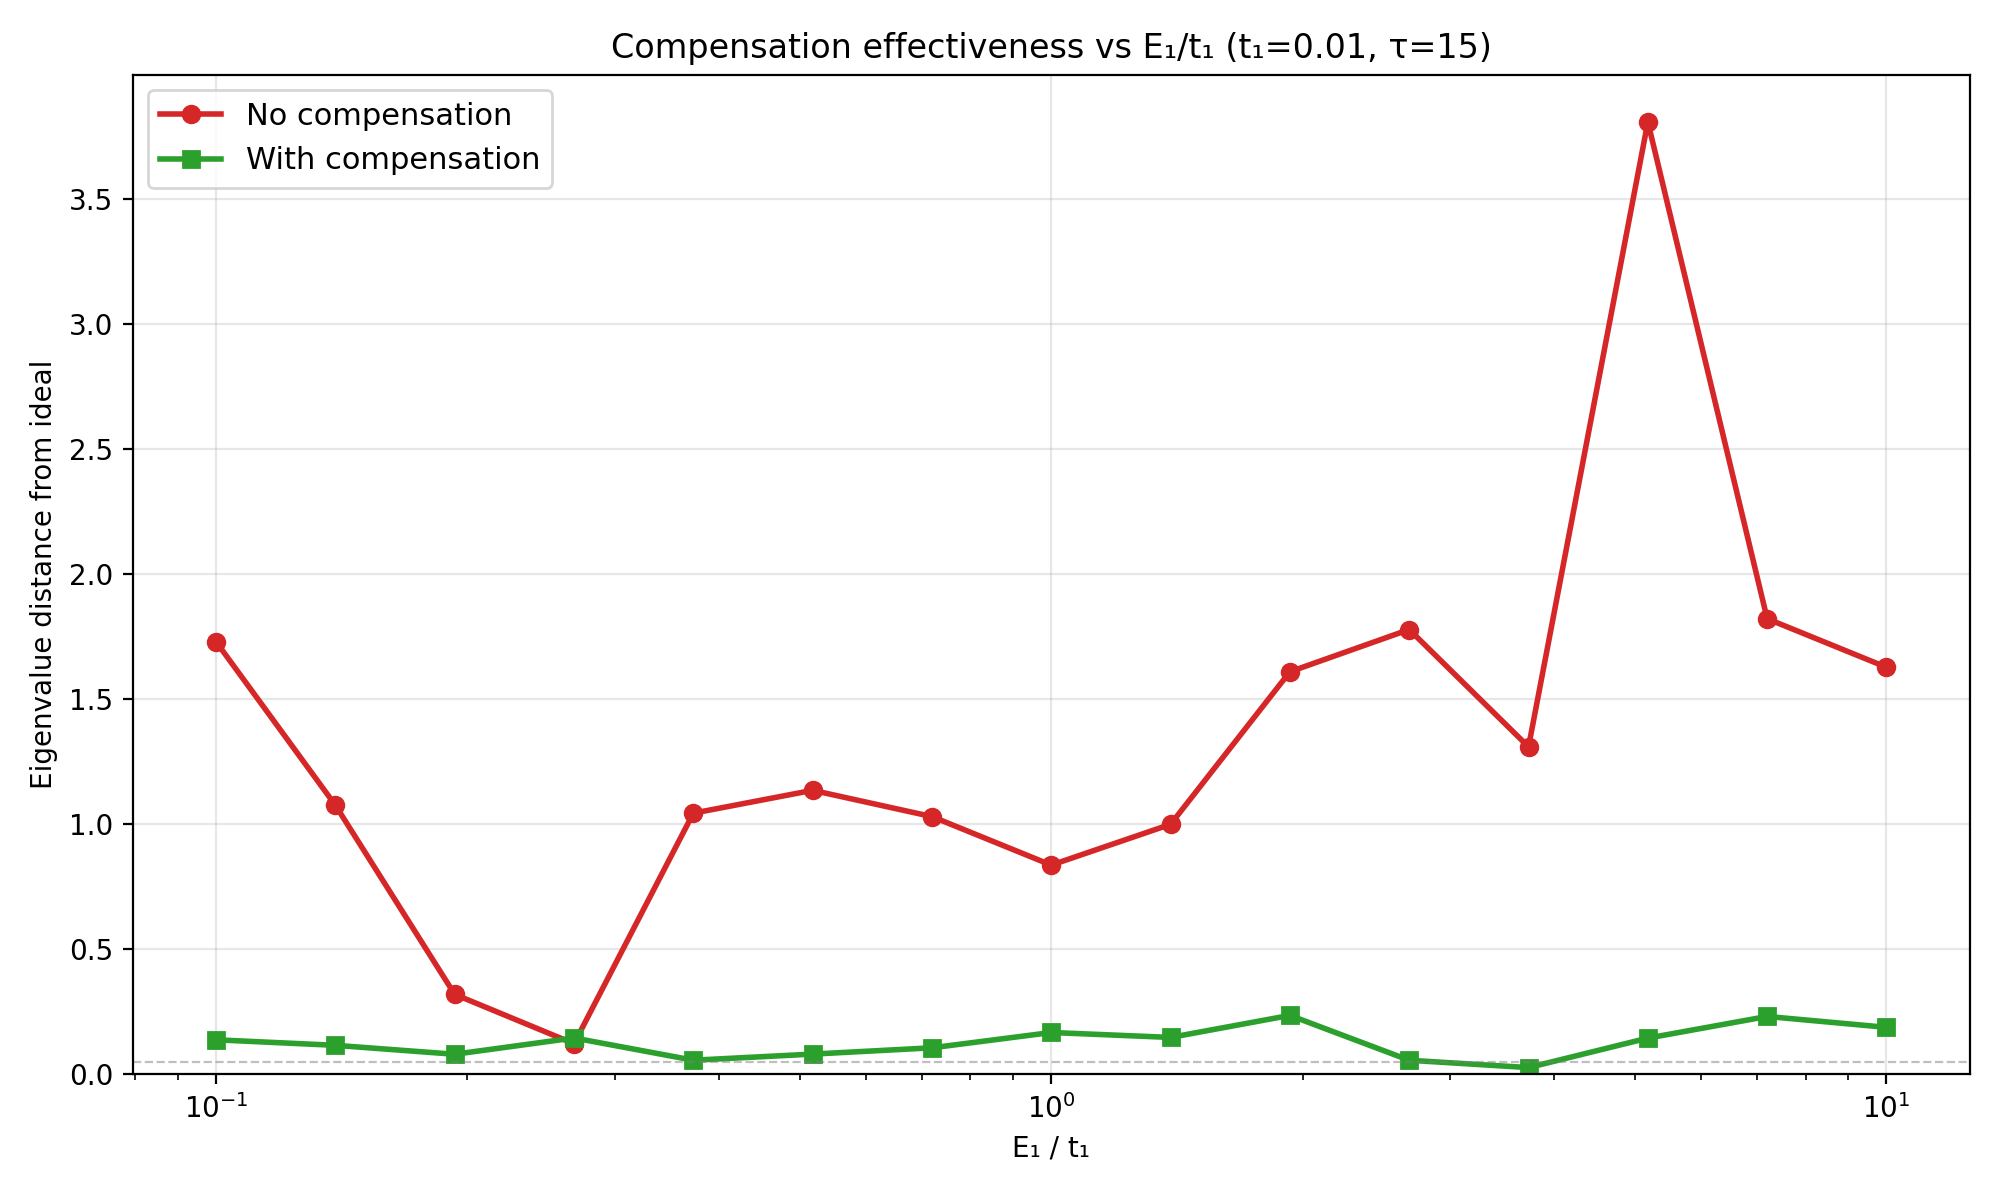

Here is the Python script that generated this plot:
#!/usr/bin/env python3
"""扫描 E₁ 范围，检验补偿方案是否普遍有效"""
import numpy as np
import matplotlib; matplotlib.use('Agg')
import matplotlib.pyplot as plt

pi = np.pi; tc = 0.3; E0 = 0.3
np.random.seed(42)

def quat_mul(p, q):
    a,b,c,d = p; e,f,g,h = q
    return np.array([a*e-b*f-c*g-d*h, a*f+b*e+c*h-d*g,
                     a*g-b*h+c*e+d*f, a*h+b*g-c*f+d*e])

def quat_to_mat2x2_c(q):
    a,b,c,d = q
    return np.array([[a+1j*b, c+1j*d], [-c+1j*d, a-1j*b]])

def propagate_step(X,Z,Y,W, tau_c, E1, t1, nps, step):
    dt = tau_c/nps
    for s in range(nps):
        t = s*dt; fr = 0.5*(1-np.cos(pi*t/tau_c)); ff = 0.5*(1+np.cos(pi*t/tau_c))
        if step==1: t2=tc*fr; t3=0; Ed=E0*ff; t1v=t1*fr
        elif step==2: t2=tc*ff; t3=tc*fr; Ed=0; t1v=t1*ff
        else: t2=0; t3=tc*ff; Ed=E0*fr; t1v=0
        A=np.array([0,(E1+t3)/2,t2/2,0]); D=np.array([0,(-E1+t3)/2,t2/2,0])
        B=np.array([abs(t1v)/2,0,0,Ed/2]); C=np.array([-abs(t1v)/2,0,0,Ed/2])
        k1X=dt*(quat_mul(A,X)+quat_mul(B,Z)); k1Z=dt*(quat_mul(C,X)+quat_mul(D,Z))
        k1Y=dt*(quat_mul(A,Y)+quat_mul(B,W)); k1W=dt*(quat_mul(C,Y)+quat_mul(D,W))
        Xh=X+0.5*k1X;Zh=Z+0.5*k1Z;Yh=Y+0.5*k1Y;Wh=W+0.5*k1W
        k2X=dt*(quat_mul(A,Xh)+quat_mul(B,Zh)); k2Z=dt*(quat_mul(C,Xh)+quat_mul(D,Zh))
        k2Y=dt*(quat_mul(A,Yh)+quat_mul(B,Wh)); k2W=dt*(quat_mul(C,Yh)+quat_mul(D,Wh))
        Xh=X+0.5*k2X;Zh=Z+0.5*k2Z;Yh=Y+0.5*k2Y;Wh=W+0.5*k2W
        k3X=dt*(quat_mul(A,Xh)+quat_mul(B,Zh)); k3Z=dt*(quat_mul(C,Xh)+quat_mul(D,Zh))
        k3Y=dt*(quat_mul(A,Yh)+quat_mul(B,Wh)); k3W=dt*(quat_mul(C,Yh)+quat_mul(D,Wh))
        Xh=X+k3X;Zh=Z+k3Z;Yh=Y+k3Y;Wh=W+k3W
        k4X=dt*(quat_mul(A,Xh)+quat_mul(B,Zh)); k4Z=dt*(quat_mul(C,Xh)+quat_mul(D,Zh))
        k4Y=dt*(quat_mul(A,Yh)+quat_mul(B,Wh)); k4W=dt*(quat_mul(C,Yh)+quat_mul(D,Wh))
        X+=(k1X+2*k2X+2*k3X+k4X)/6; Z+=(k1Z+2*k2Z+2*k3Z+k4Z)/6
        Y+=(k1Y+2*k2Y+2*k3Y+k4Y)/6; W+=(k1W+2*k2W+2*k3W+k4W)/6
    return X,Z,Y,W

def propagate_3step(tau_p, E1, t1, nps=150):
    tau_c=tau_p*100; X=np.array([1.,0,0,0]);Y=np.array([0.,0,0,0])
    Z=np.array([0.,0,0,0]);W=np.array([1.,0,0,0])
    for s in [1,2,3]: X,Z,Y,W=propagate_step(X,Z,Y,W,tau_c,E1,t1,nps,s)
    return X,Y,Z,W

def safe_propagate_general(tau1,tau2,tau3, t1a,t1b,t1c, E1, nps=None):
    taus=[tau1*100,tau2*100,tau3*100]; t1s=[t1a,t1b,t1c]
    if nps is None: nps=max(80,int(max(taus)/5))
    X=np.array([1.,0,0,0]);Y=np.array([0.,0,0,0])
    Z=np.array([0.,0,0,0]);W=np.array([1.,0,0,0])
    for s in [1,2,3]:
        X,Z,Y,W=propagate_step(X,Z,Y,W,taus[s-1],E1,t1s[s-1],min(nps,200),s)
        if np.any(~np.isfinite(X)): return None
    return X,Y,Z,W

def mul_U(X1,Y1,Z1,W1,X2,Y2,Z2,W2):
    X=quat_mul(X1,X2)+quat_mul(Y1,Z2);Y=quat_mul(X1,Y2)+quat_mul(Y1,W2)
    Z=quat_mul(Z1,X2)+quat_mul(W1,Z2);W=quat_mul(Z1,Y2)+quat_mul(W1,W2)
    return X,Y,Z,W

def evals(X,Y,Z,W):
    U4=np.zeros((4,4),dtype=complex)
    U4[:2,:2]=quat_to_mat2x2_c(X);U4[:2,2:]=quat_to_mat2x2_c(Y)
    U4[2:,:2]=quat_to_mat2x2_c(Z);U4[2:,2:]=quat_to_mat2x2_c(W)
    return np.sort(np.abs(np.angle(np.linalg.eigvals(U4))))

# 理想编织
Xid,Yid,Zid,Wid = propagate_3step(50, 0.0, 0.0, nps=300)
ev_ideal = evals(Xid,Yid,Zid,Wid)
print(f"Ideal ev: {ev_ideal/pi}π")

# ═══════════════════════════════════════════════════════════
# 扫描 E₁/t₁ 范围
# ═══════════════════════════════════════════════════════════
tau_main = 15; t1_main = 0.01
E1_ratios = np.logspace(-1, 1, 15)  # E₁/t₁: 0.1 → 10
E1_vals = E1_ratios * t1_main
dist_no = []; dist_opt = []

for idx, E1 in enumerate(E1_vals):
    # 主协议
    Xm,Ym,Zm,Wm = propagate_3step(tau_main, E1, t1_main, nps=200)
    ev_m = evals(Xm,Ym,Zm,Wm)
    d_no = np.linalg.norm(ev_m - ev_ideal)
    dist_no.append(d_no)
    
    # 搜索补偿（轻量版）
    best_d = 1e9
    for i in range(300):
        tau_vals = np.random.uniform(3, 20, 3)
        t1_vals = 10**np.random.uniform(np.log10(0.005), np.log10(0.08), 3)
        Xb,Yb,Zb,Wb = safe_propagate_general(*tau_vals, *t1_vals, E1, nps=60)
        if Xb is None: continue
        Xc,Yc,Zc,Wc = mul_U(Xb,Yb,Zb,Wb, Xm,Ym,Zm,Wm)
        ev = evals(Xc,Yc,Zc,Wc)
        d = np.linalg.norm(ev - ev_ideal)
        if d < best_d: best_d = d
    dist_opt.append(best_d)
    print(f"E₁/t₁={E1/t1_main:.2f} (E₁={E1:.4f}): no-comp={d_no:.4f}, opt={best_d:.4f}")

# ═══════════════════════════════════════════════════════════
fig, ax = plt.subplots(figsize=(10, 6))
ax.semilogx(E1_ratios, dist_no, 'o-', ms=6, lw=2, label='No compensation', color='#d62728')
ax.semilogx(E1_ratios, dist_opt, 's-', ms=6, lw=2, label='With compensation', color='#2ca02c')
ax.axhline(y=0.05, color='gray', ls='--', lw=0.8, alpha=0.5)
ax.set_xlabel('E₁ / t₁'); ax.set_ylabel('Eigenvalue distance from ideal')
ax.set_title(f'Compensation effectiveness vs E₁/t₁ (t₁={t1_main}, τ={tau_main})')
ax.legend(fontsize=11); ax.grid(True, alpha=0.3)
ax.set_ylim(0, None)
plt.tight_layout()
plt.savefig('compensation_range.png', dpi=200)
print("\n✓ compensation_range.png")
